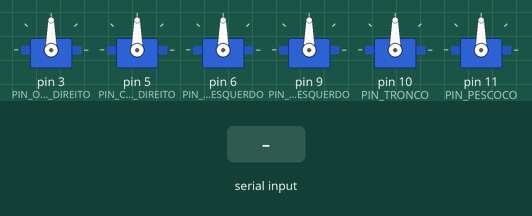
Simulated run of this sketch. Board: Arduino Uno, built with avr-gcc and run on an emulated ATmega328P. On the bench: 6 × servo. The inputs (shaded band) are chosen by the test bench.

Above: at 1.2 s.
1.3 s: "OD:1\n" received over Serial
At 1.7 s:
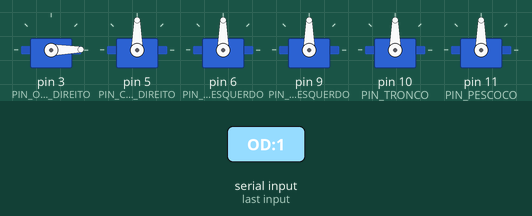
2.8 s: "OD:150\n" received over Serial
At 4.0 s:
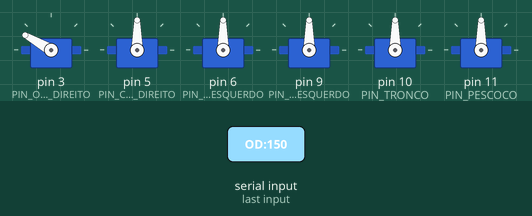
4.3 s: "CD:1\n" received over Serial
At 5.1 s:
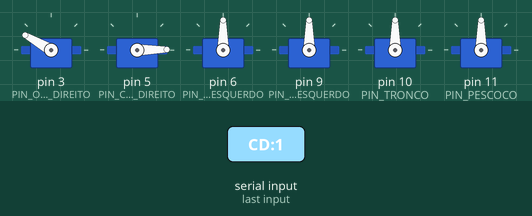
5.8 s: "CD:150\n" received over Serial
At 6.4 s:
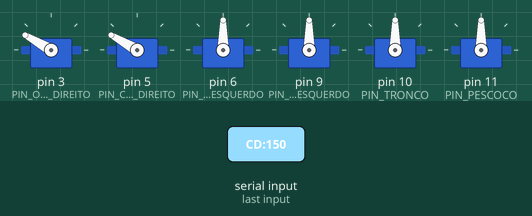
7.3 s: "OE:1\n" received over Serial
At 8.5 s:
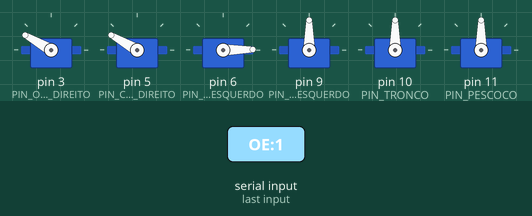
8.8 s: "OE:150\n" received over Serial
At 9.8 s:
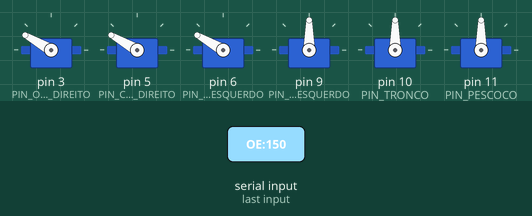
Timing chart, 0 to 11.3 s (numbered marks = the images above; inputs shaded):
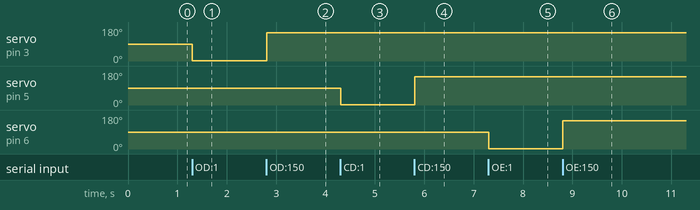

Measured:
- after the input at 1.3 s, servo on pin 3 (PIN_OMBRO_DIREITO): 90° → 1° at once
- after the input at 2.8 s, servo on pin 3 (PIN_OMBRO_DIREITO): 1° → 150° at once
- after the input at 4.3 s, servo on pin 5 (PIN_COTOVELO_DIREITO): 90° → 1° at once
- after the input at 5.8 s, servo on pin 5 (PIN_COTOVELO_DIREITO): 1° → 150° at once
- after the input at 7.3 s, servo on pin 6 (PIN_OMBRO_ESQUERDO): 90° → 1° at once
- after the input at 8.8 s, servo on pin 6 (PIN_OMBRO_ESQUERDO): 1° → 150° at once

The sketch:

Humanoid.ino
```cpp
#include "Config.h"
#include "ServoController.h"
#include "SerialControl.h"

ServoController servoController;
SerialControl serialControl;

void setup() {
  serialControl.begin(BAUD_RATE);
  servoController.begin();
}

void loop() {
  if (serialControl.available()) {
    String cmd = serialControl.readCommand();

    int separator = cmd.indexOf(':');

    if (separator > 0) {
      String nome = cmd.substring(0, separator);
      int angulo = cmd.substring(separator + 1).toInt();

      servoController.mover(nome, angulo);
    }
  }
}
```

SerialControl.cpp
```cpp
#include "SerialControl.h"

void SerialControl::begin(long baud) {
  Serial.begin(baud);
}

bool SerialControl::available() {
  return Serial.available();
}

String SerialControl::readCommand() {
  if (Serial.available()) {
    buffer = Serial.readStringUntil('\n');
    buffer.trim();
    return buffer;
  }
  return "";
}
```

SerialControl.h
```cpp
#ifndef SERIAL_CONTROL_H
#define SERIAL_CONTROL_H

#include <Arduino.h>

class SerialControl {
  private:
    String buffer;

  public:
    void begin(long baud);
    bool available();
    String readCommand();
};

#endif
```

ServoController.cpp
```cpp
#include "ServoController.h"
#include "Config.h"

void ServoController::begin() {
  ombroDireito.attach(PIN_OMBRO_DIREITO);
  cotoveloDireito.attach(PIN_COTOVELO_DIREITO);
  ombroEsquerdo.attach(PIN_OMBRO_ESQUERDO);
  cotoveloEsquerdo.attach(PIN_COTOVELO_ESQUERDO);
  tronco.attach(PIN_TRONCO);
  pescoco.attach(PIN_PESCOCO);
}

void ServoController::mover(String nome, int angulo) {

  if (nome == "OD") ombroDireito.write(angulo);
  if (nome == "CD") cotoveloDireito.write(angulo);
  if (nome == "OE") ombroEsquerdo.write(angulo);
  if (nome == "CE") cotoveloEsquerdo.write(angulo);
  if (nome == "TR") tronco.write(angulo);
  if (nome == "PE") pescoco.write(angulo);
}
```

ServoController.h
```cpp
#ifndef SERVO_CONTROLLER_H
#define SERVO_CONTROLLER_H

#include <Arduino.h>
#include <Servo.h>

class ServoController {
  private:
    Servo ombroDireito;
    Servo cotoveloDireito;
    Servo ombroEsquerdo;
    Servo cotoveloEsquerdo;
    Servo tronco;
    Servo pescoco;

  public:
    void begin();
    void mover(String nome, int angulo);
};

#endif
```

Config.h
```cpp
#ifndef CONFIG_H
#define CONFIG_H

#define BAUD_RATE 9600

// Pinos
#define PIN_OMBRO_DIREITO 3
#define PIN_COTOVELO_DIREITO 5
#define PIN_OMBRO_ESQUERDO 6
#define PIN_COTOVELO_ESQUERDO 9
#define PIN_TRONCO 10
#define PIN_PESCOCO 11

#endif
```
